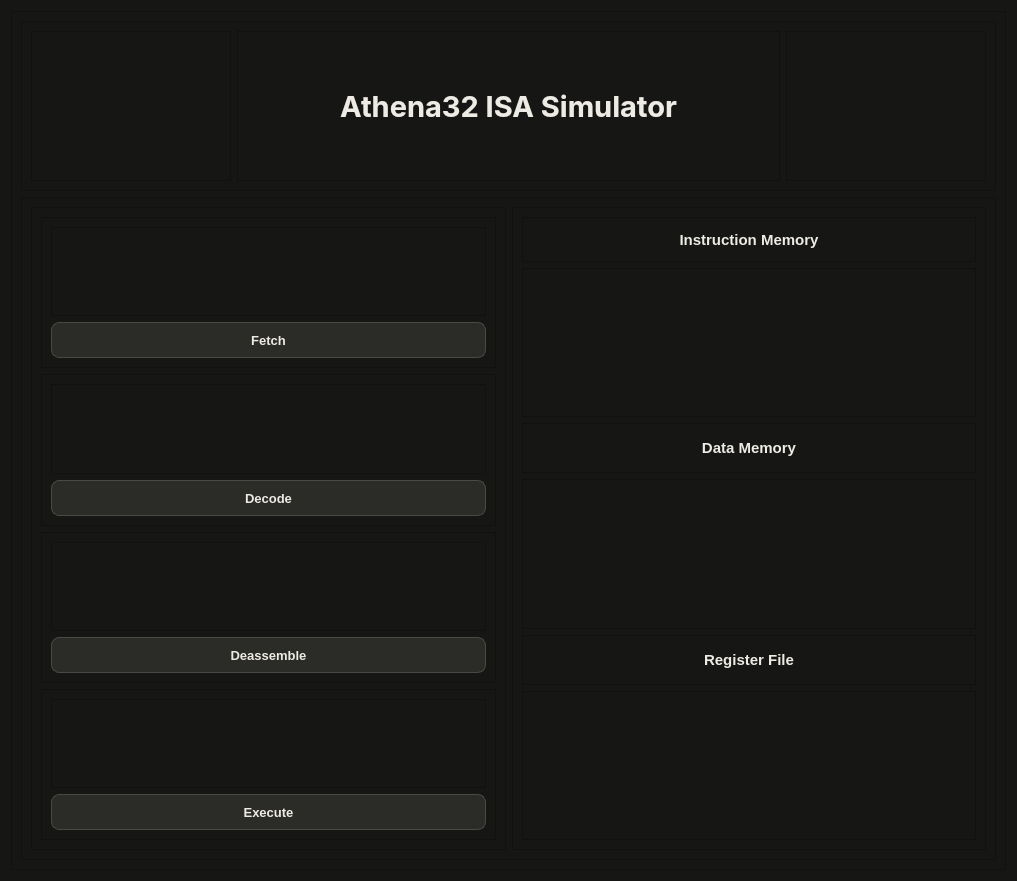
<?xml version="1.0" encoding="UTF-8"?>
<ui version="4.0">
 <class>Form</class>
 <widget class="QWidget" name="Form">
  <property name="geometry">
   <rect>
    <x>0</x>
    <y>0</y>
    <width>1017</width>
    <height>881</height>
   </rect>
  </property>
  <property name="windowTitle">
   <string>Form</string>
  </property>
  <property name="styleSheet">
   <string notr="true">/* ============================================================
   Dark theme — drop-in for Qt Designer
   Paste on the QMainWindow (or the top-level form), nothing else
   to configure. Styles by widget class only, so it applies the
   moment you press OK.

   Containers: use QGroupBox for panes, or set any QFrame's
   frameShape to StyledPanel and it picks up the card look.
   ============================================================ */

QWidget {
    background-color: #161614;
    color: #EDEBE3;
}

QLabel,
QCheckBox,
QRadioButton,
QGroupBox::title,
QTabBar,
QToolBar QLabel {
    background: transparent;
}

QToolTip {
    background-color: #2B2B28;
    color: #EDEBE3;
    border: 1px solid #3A3A35;
    border-radius: 6px;
    padding: 4px 8px;
}

/* ---------- panes ---------- */

QGroupBox {
    background-color: #21211F;
    border: 1px solid #3A3A35;
    border-radius: 10px;
    margin-top: 16px;
    padding: 12px 10px 10px 10px;
    font-size: 12px;
    color: #A8A69C;
}

QGroupBox::title {
    subcontrol-origin: margin;
    subcontrol-position: top left;
    left: 12px;
    padding: 0 4px;
}

QFrame[frameShape=&quot;6&quot;] {
    background-color: #21211F;
    border: 1px solid #3A3A35;
    border-radius: 10px;
}

QFrame[frameShape=&quot;4&quot;],
QFrame[frameShape=&quot;5&quot;] {
    background-color: #3A3A35;
    border: none;
    max-height: 1px;
}

/* ---------- buttons ---------- */

QPushButton {
    background-color: #2B2B28;
    color: #EDEBE3;
    border: 1px solid #4A4A44;
    border-radius: 8px;
    padding: 7px 14px;
    min-height: 20px;
}

QPushButton:hover    { background-color: #33332F; border-color: #5C5C55; }
QPushButton:pressed  { background-color: #3A3A35; }
QPushButton:checked  { background-color: #0C447C; color: #85B7EB; border-color: #2F6FB5; }
QPushButton:default  { border-color: #2F6FB5; }
QPushButton:disabled { background-color: #1F1F1D; color: #5A5952; border-color: #2E2E2A; }

QToolButton {
    background-color: transparent;
    color: #EDEBE3;
    border: 1px solid transparent;
    border-radius: 6px;
    padding: 5px;
}

QToolButton:hover   { background-color: #2B2B28; border-color: #3A3A35; }
QToolButton:pressed { background-color: #33332F; }
QToolButton:checked { background-color: #0C447C; color: #85B7EB; }

QToolBar {
    background-color: #1C1C1A;
    border: none;
    border-bottom: 1px solid #3A3A35;
    spacing: 6px;
    padding: 6px 8px;
}

QToolBar::separator {
    background-color: #3A3A35;
    width: 1px;
    margin: 4px 6px;
}

/* ---------- text and code views ---------- */

QPlainTextEdit,
QTextEdit,
QTextBrowser {
    background-color: #1B1B19;
    color: #D9D6CC;
    border: 1px solid #3A3A35;
    border-radius: 8px;
    padding: 8px;
    font-family: &quot;Cascadia Mono&quot;, &quot;Consolas&quot;, &quot;DejaVu Sans Mono&quot;, monospace;
    font-size: 12px;
    selection-background-color: #0C447C;
    selection-color: #E6F1FB;
}

QPlainTextEdit:focus,
QTextEdit:focus { border-color: #2F6FB5; }

/* ---------- tables and lists ---------- */

QTableView,
QTableWidget,
QTreeView,
QTreeWidget,
QListView,
QListWidget {
    background-color: #1B1B19;
    alternate-background-color: #21211F;
    color: #D9D6CC;
    border: 1px solid #3A3A35;
    border-radius: 8px;
    gridline-color: #2E2E2A;
    font-family: &quot;Cascadia Mono&quot;, &quot;Consolas&quot;, &quot;DejaVu Sans Mono&quot;, monospace;
    font-size: 12px;
    outline: none;
}

QTableView::item,
QTreeView::item,
QListView::item {
    padding: 4px 6px;
    border: none;
}

QTableView::item:selected,
QTreeView::item:selected,
QListView::item:selected {
    background-color: #0C447C;
    color: #E6F1FB;
}

QTableView::item:hover,
QTreeView::item:hover,
QListView::item:hover {
    background-color: #26262D;
}

QHeaderView { background-color: #21211F; border: none; }

QHeaderView::section {
    background-color: #21211F;
    color: #78766E;
    border: none;
    border-bottom: 1px solid #3A3A35;
    border-right: 1px solid #2E2E2A;
    padding: 6px 8px;
    font-family: &quot;Segoe UI&quot;, &quot;Inter&quot;, sans-serif;
    font-size: 11px;
}

QTableCornerButton::section {
    background-color: #21211F;
    border: none;
    border-bottom: 1px solid #3A3A35;
}

/* ---------- inputs ---------- */

QLineEdit,
QSpinBox,
QDoubleSpinBox,
QComboBox {
    background-color: #1B1B19;
    color: #EDEBE3;
    border: 1px solid #4A4A44;
    border-radius: 8px;
    padding: 6px 10px;
    min-height: 20px;
    selection-background-color: #0C447C;
}

QLineEdit:focus,
QSpinBox:focus,
QDoubleSpinBox:focus,
QComboBox:focus { border-color: #2F6FB5; }

QLineEdit:disabled,
QComboBox:disabled { color: #5A5952; border-color: #2E2E2A; }

QComboBox::drop-down { border: none; width: 22px; }

QComboBox QAbstractItemView {
    background-color: #2B2B28;
    color: #EDEBE3;
    border: 1px solid #3A3A35;
    border-radius: 8px;
    selection-background-color: #0C447C;
    padding: 4px;
}

QSpinBox::up-button,
QSpinBox::down-button,
QDoubleSpinBox::up-button,
QDoubleSpinBox::down-button {
    background-color: #2B2B28;
    border: none;
    width: 16px;
}

QCheckBox,
QRadioButton { color: #D9D6CC; spacing: 8px; }

QCheckBox::indicator,
QRadioButton::indicator {
    width: 15px;
    height: 15px;
    border: 1px solid #4A4A44;
    background-color: #1B1B19;
}

QCheckBox::indicator   { border-radius: 4px; }
QRadioButton::indicator { border-radius: 8px; }

QCheckBox::indicator:checked,
QRadioButton::indicator:checked {
    background-color: #2F6FB5;
    border-color: #2F6FB5;
}

/* ---------- scrollbars ---------- */

QScrollBar:vertical {
    background: transparent;
    width: 10px;
    margin: 2px;
}

QScrollBar::handle:vertical {
    background: #3A3A35;
    border-radius: 5px;
    min-height: 28px;
}

QScrollBar::handle:vertical:hover { background: #4F4F48; }

QScrollBar:horizontal {
    background: transparent;
    height: 10px;
    margin: 2px;
}

QScrollBar::handle:horizontal {
    background: #3A3A35;
    border-radius: 5px;
    min-width: 28px;
}

QScrollBar::handle:horizontal:hover { background: #4F4F48; }

QScrollBar::add-line,
QScrollBar::sub-line,
QScrollBar::add-page,
QScrollBar::sub-page {
    background: none;
    border: none;
    height: 0;
    width: 0;
}

/* ---------- tabs, splitter, menus, status ---------- */

QTabWidget::pane {
    background-color: #21211F;
    border: 1px solid #3A3A35;
    border-radius: 10px;
    top: -1px;
}

QTabBar::tab {
    background-color: transparent;
    color: #78766E;
    border: 1px solid transparent;
    border-radius: 8px;
    padding: 6px 14px;
    margin-right: 4px;
    font-size: 12px;
}

QTabBar::tab:hover    { color: #D9D6CC; background-color: #2B2B28; }
QTabBar::tab:selected { color: #85B7EB; background-color: #0C447C; border-color: #2F6FB5; }

QSplitter::handle { background-color: #161614; }
QSplitter::handle:horizontal { width: 6px; }
QSplitter::handle:vertical   { height: 6px; }
QSplitter::handle:hover      { background-color: #2F6FB5; }

QMenuBar {
    background-color: #1C1C1A;
    border-bottom: 1px solid #3A3A35;
    padding: 2px 4px;
}

QMenuBar::item {
    background: transparent;
    padding: 5px 10px;
    border-radius: 6px;
}

QMenuBar::item:selected { background-color: #2B2B28; }

QMenu {
    background-color: #2B2B28;
    border: 1px solid #3A3A35;
    border-radius: 8px;
    padding: 4px;
}

QMenu::item { padding: 6px 22px 6px 12px; border-radius: 6px; }
QMenu::item:selected { background-color: #0C447C; color: #85B7EB; }
QMenu::separator { height: 1px; background: #3A3A35; margin: 4px 8px; }

QStatusBar {
    background-color: #1C1C1A;
    border-top: 1px solid #3A3A35;
    color: #A8A69C;
    font-family: &quot;Cascadia Mono&quot;, &quot;Consolas&quot;, monospace;
    font-size: 11px;
}

QStatusBar::item { border: none; }

QProgressBar {
    background-color: #1B1B19;
    border: 1px solid #3A3A35;
    border-radius: 6px;
    height: 8px;
    text-align: center;
    color: #A8A69C;
}

QProgressBar::chunk { background-color: #2F6FB5; border-radius: 5px; }

QDockWidget { color: #A8A69C; }

QDockWidget::title {
    background-color: #1C1C1A;
    border-bottom: 1px solid #3A3A35;
    padding: 6px 10px;
    text-align: left;
}

/* ---------- optional: accent button ----------
   Ignored unless a QPushButton has objectName runBtn.
   -------------------------------------------- */

QPushButton#runBtn {
    background-color: #0C447C;
    color: #C7DFF7;
    border: 1px solid #2F6FB5;
}

QPushButton#runBtn:hover   { background-color: #10538F; }
QPushButton#runBtn:pressed { background-color: #0A3B6B; }
</string>
  </property>
  <layout class="QVBoxLayout" name="verticalLayout_5">
   <item>
    <widget class="QFrame" name="frame">
     <property name="sizePolicy">
      <sizepolicy hsizetype="Expanding" vsizetype="Expanding">
       <horstretch>0</horstretch>
       <verstretch>0</verstretch>
      </sizepolicy>
     </property>
     <property name="frameShape">
      <enum>QFrame::StyledPanel</enum>
     </property>
     <property name="frameShadow">
      <enum>QFrame::Raised</enum>
     </property>
     <layout class="QVBoxLayout" name="verticalLayout">
      <item>
       <widget class="QFrame" name="frame_2">
        <property name="maximumSize">
         <size>
          <width>16777215</width>
          <height>170</height>
         </size>
        </property>
        <property name="frameShape">
         <enum>QFrame::StyledPanel</enum>
        </property>
        <property name="frameShadow">
         <enum>QFrame::Raised</enum>
        </property>
        <layout class="QHBoxLayout" name="horizontalLayout">
         <item>
          <widget class="QFrame" name="frame_4">
           <property name="maximumSize">
            <size>
             <width>200</width>
             <height>16777215</height>
            </size>
           </property>
           <property name="frameShape">
            <enum>QFrame::StyledPanel</enum>
           </property>
           <property name="frameShadow">
            <enum>QFrame::Raised</enum>
           </property>
           <layout class="QVBoxLayout" name="verticalLayout_2">
            <item>
             <widget class="QLabel" name="label">
              <property name="text">
               <string/>
              </property>
              <property name="pixmap">
               <pixmap resource="../assets/resource.qrc">:/image/si_vision.png</pixmap>
              </property>
              <property name="scaledContents">
               <bool>true</bool>
              </property>
              <property name="alignment">
               <set>Qt::AlignCenter</set>
              </property>
             </widget>
            </item>
           </layout>
          </widget>
         </item>
         <item>
          <widget class="QFrame" name="frame_5">
           <property name="frameShape">
            <enum>QFrame::StyledPanel</enum>
           </property>
           <property name="frameShadow">
            <enum>QFrame::Raised</enum>
           </property>
           <layout class="QVBoxLayout" name="verticalLayout_4">
            <item>
             <widget class="QLabel" name="label_3">
              <property name="font">
               <font>
                <family>Segoe UI,Inter,Noto Sans,sans-serif</family>
                <pointsize>22</pointsize>
                <weight>75</weight>
                <bold>true</bold>
               </font>
              </property>
              <property name="text">
               <string>Athena32 ISA Simulator</string>
              </property>
              <property name="textFormat">
               <enum>Qt::AutoText</enum>
              </property>
              <property name="scaledContents">
               <bool>true</bool>
              </property>
              <property name="alignment">
               <set>Qt::AlignCenter</set>
              </property>
             </widget>
            </item>
           </layout>
          </widget>
         </item>
         <item>
          <widget class="QFrame" name="frame_6">
           <property name="maximumSize">
            <size>
             <width>200</width>
             <height>16777215</height>
            </size>
           </property>
           <property name="frameShape">
            <enum>QFrame::StyledPanel</enum>
           </property>
           <property name="frameShadow">
            <enum>QFrame::Raised</enum>
           </property>
           <layout class="QVBoxLayout" name="verticalLayout_3">
            <item>
             <widget class="QLabel" name="label_2">
              <property name="text">
               <string/>
              </property>
              <property name="pixmap">
               <pixmap resource="../assets/resource.qrc">:/image/si_vision.png</pixmap>
              </property>
              <property name="scaledContents">
               <bool>true</bool>
              </property>
              <property name="alignment">
               <set>Qt::AlignCenter</set>
              </property>
             </widget>
            </item>
           </layout>
          </widget>
         </item>
        </layout>
       </widget>
      </item>
      <item>
       <widget class="QFrame" name="frame_3">
        <property name="frameShape">
         <enum>QFrame::StyledPanel</enum>
        </property>
        <property name="frameShadow">
         <enum>QFrame::Raised</enum>
        </property>
        <layout class="QHBoxLayout" name="horizontalLayout_2">
         <item>
          <widget class="QFrame" name="frame_7">
           <property name="frameShape">
            <enum>QFrame::StyledPanel</enum>
           </property>
           <property name="frameShadow">
            <enum>QFrame::Raised</enum>
           </property>
           <layout class="QVBoxLayout" name="verticalLayout_13">
            <item>
             <widget class="QFrame" name="frame_15">
              <property name="frameShape">
               <enum>QFrame::StyledPanel</enum>
              </property>
              <property name="frameShadow">
               <enum>QFrame::Raised</enum>
              </property>
              <layout class="QVBoxLayout" name="verticalLayout_14">
               <item>
                <widget class="QFrame" name="frame_19">
                 <property name="frameShape">
                  <enum>QFrame::StyledPanel</enum>
                 </property>
                 <property name="frameShadow">
                  <enum>QFrame::Raised</enum>
                 </property>
                </widget>
               </item>
               <item>
                <widget class="QPushButton" name="pushButton">
                 <property name="font">
                  <font>
                   <pointsize>10</pointsize>
                   <weight>75</weight>
                   <bold>true</bold>
                  </font>
                 </property>
                 <property name="text">
                  <string>Fetch</string>
                 </property>
                </widget>
               </item>
              </layout>
             </widget>
            </item>
            <item>
             <widget class="QFrame" name="frame_16">
              <property name="frameShape">
               <enum>QFrame::StyledPanel</enum>
              </property>
              <property name="frameShadow">
               <enum>QFrame::Raised</enum>
              </property>
              <layout class="QVBoxLayout" name="verticalLayout_15">
               <item>
                <widget class="QFrame" name="frame_20">
                 <property name="frameShape">
                  <enum>QFrame::StyledPanel</enum>
                 </property>
                 <property name="frameShadow">
                  <enum>QFrame::Raised</enum>
                 </property>
                </widget>
               </item>
               <item>
                <widget class="QPushButton" name="pushButton_2">
                 <property name="font">
                  <font>
                   <pointsize>10</pointsize>
                   <weight>75</weight>
                   <bold>true</bold>
                  </font>
                 </property>
                 <property name="text">
                  <string>Decode</string>
                 </property>
                </widget>
               </item>
              </layout>
             </widget>
            </item>
            <item>
             <widget class="QFrame" name="frame_17">
              <property name="frameShape">
               <enum>QFrame::StyledPanel</enum>
              </property>
              <property name="frameShadow">
               <enum>QFrame::Raised</enum>
              </property>
              <layout class="QVBoxLayout" name="verticalLayout_16">
               <item>
                <widget class="QFrame" name="frame_21">
                 <property name="frameShape">
                  <enum>QFrame::StyledPanel</enum>
                 </property>
                 <property name="frameShadow">
                  <enum>QFrame::Raised</enum>
                 </property>
                </widget>
               </item>
               <item>
                <widget class="QPushButton" name="pushButton_3">
                 <property name="font">
                  <font>
                   <pointsize>10</pointsize>
                   <weight>75</weight>
                   <bold>true</bold>
                  </font>
                 </property>
                 <property name="text">
                  <string>Deassemble</string>
                 </property>
                </widget>
               </item>
              </layout>
             </widget>
            </item>
            <item>
             <widget class="QFrame" name="frame_18">
              <property name="frameShape">
               <enum>QFrame::StyledPanel</enum>
              </property>
              <property name="frameShadow">
               <enum>QFrame::Raised</enum>
              </property>
              <layout class="QVBoxLayout" name="verticalLayout_17">
               <item>
                <widget class="QFrame" name="frame_22">
                 <property name="frameShape">
                  <enum>QFrame::StyledPanel</enum>
                 </property>
                 <property name="frameShadow">
                  <enum>QFrame::Raised</enum>
                 </property>
                </widget>
               </item>
               <item>
                <widget class="QPushButton" name="pushButton_4">
                 <property name="font">
                  <font>
                   <pointsize>10</pointsize>
                   <weight>75</weight>
                   <bold>true</bold>
                  </font>
                 </property>
                 <property name="text">
                  <string>Execute</string>
                 </property>
                </widget>
               </item>
              </layout>
             </widget>
            </item>
           </layout>
          </widget>
         </item>
         <item>
          <widget class="QFrame" name="frame_8">
           <property name="frameShape">
            <enum>QFrame::StyledPanel</enum>
           </property>
           <property name="frameShadow">
            <enum>QFrame::Raised</enum>
           </property>
           <layout class="QVBoxLayout" name="verticalLayout_6">
            <item>
             <widget class="QFrame" name="frame_9">
              <property name="maximumSize">
               <size>
                <width>16777215</width>
                <height>45</height>
               </size>
              </property>
              <property name="frameShape">
               <enum>QFrame::StyledPanel</enum>
              </property>
              <property name="frameShadow">
               <enum>QFrame::Raised</enum>
              </property>
              <layout class="QVBoxLayout" name="verticalLayout_7">
               <item>
                <widget class="QLabel" name="label_4">
                 <property name="font">
                  <font>
                   <pointsize>11</pointsize>
                   <weight>75</weight>
                   <bold>true</bold>
                  </font>
                 </property>
                 <property name="text">
                  <string>Instruction Memory</string>
                 </property>
                 <property name="scaledContents">
                  <bool>true</bool>
                 </property>
                 <property name="alignment">
                  <set>Qt::AlignCenter</set>
                 </property>
                </widget>
               </item>
              </layout>
             </widget>
            </item>
            <item>
             <widget class="QFrame" name="frame_14">
              <property name="frameShape">
               <enum>QFrame::StyledPanel</enum>
              </property>
              <property name="frameShadow">
               <enum>QFrame::Raised</enum>
              </property>
              <layout class="QVBoxLayout" name="verticalLayout_8"/>
             </widget>
            </item>
            <item>
             <widget class="QFrame" name="frame_10">
              <property name="maximumSize">
               <size>
                <width>16777215</width>
                <height>50</height>
               </size>
              </property>
              <property name="frameShape">
               <enum>QFrame::StyledPanel</enum>
              </property>
              <property name="frameShadow">
               <enum>QFrame::Raised</enum>
              </property>
              <layout class="QVBoxLayout" name="verticalLayout_9">
               <item>
                <widget class="QLabel" name="label_10">
                 <property name="font">
                  <font>
                   <pointsize>11</pointsize>
                   <weight>75</weight>
                   <bold>true</bold>
                  </font>
                 </property>
                 <property name="text">
                  <string>Data Memory</string>
                 </property>
                 <property name="scaledContents">
                  <bool>true</bool>
                 </property>
                 <property name="alignment">
                  <set>Qt::AlignCenter</set>
                 </property>
                </widget>
               </item>
              </layout>
             </widget>
            </item>
            <item>
             <widget class="QFrame" name="frame_11">
              <property name="frameShape">
               <enum>QFrame::StyledPanel</enum>
              </property>
              <property name="frameShadow">
               <enum>QFrame::Raised</enum>
              </property>
              <layout class="QVBoxLayout" name="verticalLayout_10">
               <item>
                <widget class="QLabel" name="label_7">
                 <property name="text">
                  <string/>
                 </property>
                 <property name="alignment">
                  <set>Qt::AlignCenter</set>
                 </property>
                </widget>
               </item>
              </layout>
             </widget>
            </item>
            <item>
             <widget class="QFrame" name="frame_13">
              <property name="maximumSize">
               <size>
                <width>16777215</width>
                <height>50</height>
               </size>
              </property>
              <property name="frameShape">
               <enum>QFrame::StyledPanel</enum>
              </property>
              <property name="frameShadow">
               <enum>QFrame::Raised</enum>
              </property>
              <layout class="QVBoxLayout" name="verticalLayout_11">
               <item>
                <widget class="QLabel" name="label_8">
                 <property name="font">
                  <font>
                   <pointsize>11</pointsize>
                   <weight>75</weight>
                   <bold>true</bold>
                  </font>
                 </property>
                 <property name="text">
                  <string>Register File</string>
                 </property>
                 <property name="scaledContents">
                  <bool>true</bool>
                 </property>
                 <property name="alignment">
                  <set>Qt::AlignCenter</set>
                 </property>
                </widget>
               </item>
              </layout>
             </widget>
            </item>
            <item>
             <widget class="QFrame" name="frame_12">
              <property name="frameShape">
               <enum>QFrame::StyledPanel</enum>
              </property>
              <property name="frameShadow">
               <enum>QFrame::Raised</enum>
              </property>
              <layout class="QVBoxLayout" name="verticalLayout_12">
               <item>
                <widget class="QLabel" name="label_9">
                 <property name="text">
                  <string/>
                 </property>
                 <property name="alignment">
                  <set>Qt::AlignCenter</set>
                 </property>
                </widget>
               </item>
              </layout>
             </widget>
            </item>
           </layout>
          </widget>
         </item>
        </layout>
       </widget>
      </item>
     </layout>
    </widget>
   </item>
  </layout>
 </widget>
 <resources>
  <include location="../assets/resource.qrc"/>
 </resources>
 <connections/>
</ui>
